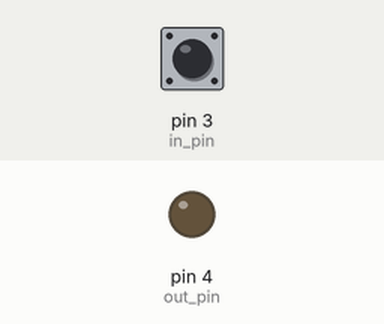
This sketch was run on a simulated Arduino Uno, built with avr-gcc and run on an emulated ATmega328P. Parts: output pins drawn as LEDs (lit = HIGH). Dashed ring = blinking. The inputs (shaded band) are chosen by the test bench; at power-on: pin 3 (in_pin) HIGH.

Above: at 1.4 s.
1.5 s: pin 3 (in_pin) pulled LOW for 1 s
At 1.95 s:
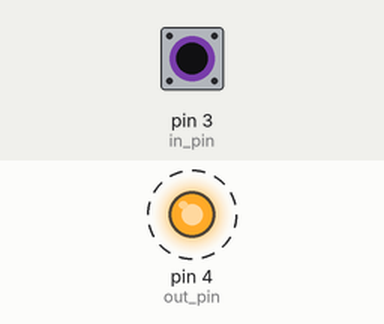
4.2 s: pin 3 (in_pin) pulled LOW for 3.2 s
At 8.1 s:
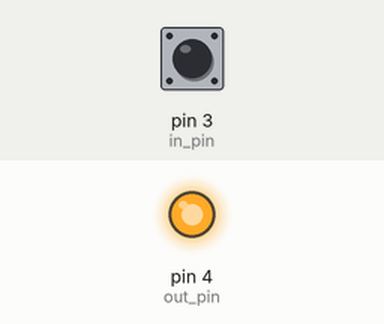
8.9 s: pin 3 (in_pin) pulled LOW for 0.35 s
At 10.6 s:
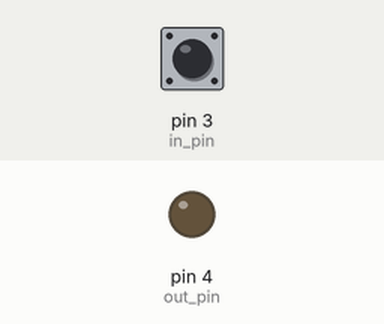
Timing chart, 0 to 12.1 s (numbered marks = the images above; inputs shaded):
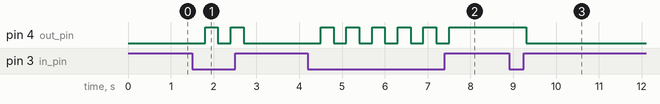

Measured:
- after the input at 1.5 s, pin 4 (out_pin): alternates HIGH for 0.30 s and LOW for 0.30 s, 4 changes in all, then stays LOW, starting after 0.30 s
- after the input at 4.2 s, pin 4 (out_pin): alternates HIGH for 0.30 s and LOW for 0.30 s, 11 changes in all, then stays HIGH, starting after 0.30 s
- after the input at 8.9 s, pin 4 (out_pin): HIGH → LOW after 0.40 s

The sketch:

switch2.ino
```cpp
int in_pin=3;
int out_pin=4;
void setup() {
  // put your setup code here, to run once:
  pinMode(in_pin,INPUT);
  pinMode(out_pin,OUTPUT);
  digitalWrite(in_pin,1);

}

void loop() {
 boolean x=digitalRead(out_pin);
 boolean check=digitalRead(in_pin);
 delay(300);
  if (check==0)
  {
    digitalWrite(out_pin,!x);
  }
}
```
